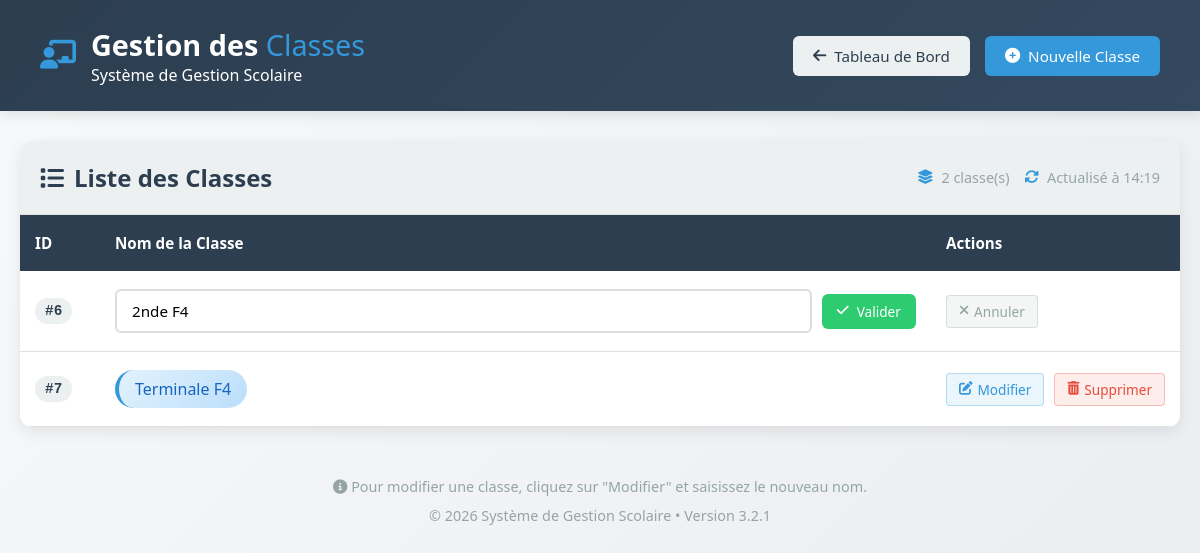
/Ecole/classes/liste.php?edit=6 (signed in), run on the app's committed database.
### tables this page shows
CREATE TABLE `classes` (
  `id` int(11) NOT NULL,
  `nom_classe` varchar(20) NOT NULL
);

### Ecole/classes/liste.php (the view, shortened to what this page needs)
<?php
require_once '../config/database.php';
$stmt = $pdo->query("SELECT * FROM classes ORDER BY id ASC");
$classes = $stmt->fetchAll();
?>
<!DOCTYPE html>
<html lang="fr">
<head>
    <link rel="stylesheet" href="https://cdnjs.cloudflare.com/ajax/libs/font-awesome/6.4.0/css/all.min.css">
</head>
<body>
    <header class="page-header">
        <div class="header-content">
            <div class="page-title">
                <i class="fas fa-chalkboard-teacher"></i>
                <div>
                    <h1>Gestion des <span>Classes</span></h1>
                    <p>Système de Gestion Scolaire</p>
                </div>
            </div>
            <div class="header-actions">
                <a href="../accueil.php" class="btn btn-secondary">
                    <i class="fas fa-arrow-left"></i> Tableau de Bord
                </a>
                <a href="ajouter.php" class="btn btn-primary">
                    <i class="fas fa-plus-circle"></i> Nouvelle Classe
                </a>
            </div>
        </div>
    </header>
    <div class="main-container">
        <div class="table-container">
            <div class="table-header">
                <h2><i class="fas fa-list"></i> Liste des Classes</h2>
                <div class="stats">
                    <div class="stat">
                        <i class="fas fa-layer-group"></i>
                        <span><?= count($classes) ?> classe(s)</span>
                    </div>
                    <div class="stat">
                        <i class="fas fa-sync-alt"></i>
                        <span>Actualisé à <?= date('H:i') ?></span>
                    </div>
                </div>
            </div>
            <?php if (empty($classes)): ?>
            <div class="empty-state">
                <i class="fas fa-chalkboard"></i>
                <h3>Aucune classe enregistrée</h3>
                <p>Commencez par ajouter votre première classe.</p>
                <a href="ajouter.php" class="btn btn-primary" style="margin-top: 15px;">
                    <i class="fas fa-plus-circle"></i> Ajouter une classe
                </a>
            </div>
            <?php else: ?>
            <table class="data-table">
                <thead>
                    <tr>
                        <th style="width: 80px;">ID</th>
                        <th>Nom de la Classe</th>
                        <th style="width: 200px;">Actions</th>
                    </tr>
                </thead>
                <tbody>
                    <?php foreach ($classes as $classe): ?>
                    <tr>
                        <td>
                            <span class="id-badge">#<?= $classe['id'] ?></span>
                        </td>
                        <td>
                            <?php if (isset($_GET['edit']) && $_GET['edit'] == $classe['id']): ?>
                            <form method="POST" action="" class="inline-form">
                                <input type="text" name="nom_classe"
                                    value="<?= htmlspecialchars($classe['nom_classe']) ?>" class="form-input"
                                    placeholder="Nom de la classe" required>
                                <button type="submit" name="update" class="btn btn-success btn-sm">
                                    <i class="fas fa-check"></i> Valider
                                </button>
                            </form>
                            <?php else: ?>
                            <span class="class-badge"><?= htmlspecialchars($classe['nom_classe']) ?></span>
                            <?php endif; ?>
                        </td>
                        <td>
                            <div class="actions">
                                <?php if (!isset($_GET['edit']) || $_GET['edit'] != $classe['id']): ?>
                                <a href="?edit=<?= $classe['id'] ?>" class="action-btn edit-btn">
                                    <i class="fas fa-edit"></i> Modifier
                                </a>
                                <a href="?delete=<?= $classe['id'] ?>" class="action-btn delete-btn"
                                    onclick="return confirm('Voulez-vous vraiment supprimer la classe \'<?= addslashes($classe['nom_classe']) ?>\' ?');">
                                    <i class="fas fa-trash-alt"></i> Supprimer
                                </a>
                                <?php else: ?>
                                <a href="liste.php" class="action-btn cancel-btn">
                                    <i class="fas fa-times"></i> Annuler
                                </a>
                                <?php endif; ?>
                            </div>
                        </td>
                    </tr>
                    <?php endforeach; ?>
                </tbody>
            </table>
            <?php endif; ?>
        </div>
        <div class="page-footer">
            <p><i class="fas fa-info-circle"></i> Pour modifier une classe, cliquez sur "Modifier" et saisissez le
                nouveau nom.</p>
            <p style="margin-top: 10px;">© <?= date('Y') ?> Système de Gestion Scolaire • Version 3.2.1</p>
        </div>
    </div>
</body>
</html>

### Ecole/classes/liste.php (style rules this page uses)
* { margin: 0; padding: 0; box-sizing: border-box; font-family: 'Segoe UI', Tahoma, Geneva, Verdana, sans-serif; }
:root { --primary: #2c3e50; --secondary: #3498db; --accent: #9b59b6; --success: #2ecc71; --warning: #f39c12; --danger: #e74c3c; --light: #ecf0f1; --dark: #2c3e50; --gray: #95a5a6; --light-gray: #f8f9fa; --shadow: 0 5px 15px rgba(0, 0, 0, 0.08); --border: 1px solid #e0e0e0; }
body { background: linear-gradient(135deg, #f8f9fa 0%, #e9ecef 100%); min-height: 100vh; color: #333; }
.page-header { background: linear-gradient(135deg, var(--primary) 0%, #34495e 100%); color: white; padding: 25px 40px; box-shadow: 0 4px 12px rgba(0, 0, 0, 0.1); }
.header-content { display: flex; justify-content: space-between; align-items: center; }
.page-title { display: flex; align-items: center; gap: 15px; }
.page-title i { color: var(--secondary); font-size: 1.8rem; }
.page-title h1 { font-size: 1.8rem; }
.page-title span { color: var(--secondary); font-weight: 300; }
.header-actions { display: flex; gap: 15px; }
.btn { padding: 10px 20px; border-radius: 6px; text-decoration: none; font-weight: 500; display: inline-flex; align-items: center; gap: 8px; transition: all 0.3s; border: none; cursor: pointer; font-size: 0.95rem; }
.btn-primary { background: var(--secondary); color: white; }
.btn-secondary { background: var(--light); color: var(--dark); }
.btn-success { background: var(--success); color: white; }
.main-container { max-width: 1200px; margin: 30px auto; padding: 0 20px; }
.table-container { background: white; border-radius: 12px; overflow: hidden; box-shadow: var(--shadow); margin-bottom: 30px; }
.table-header { background: var(--light); padding: 20px; display: flex; justify-content: space-between; align-items: center; border-bottom: var(--border); }
.table-header h2 { color: var(--primary); display: flex; align-items: center; gap: 10px; }
.stats { display: flex; gap: 15px; }
.stat { display: flex; align-items: center; gap: 8px; color: var(--gray); font-size: 0.9rem; }
.stat i { color: var(--secondary); }
.data-table { width: 100%; border-collapse: collapse; }
.data-table thead { background: var(--primary); color: white; }
.data-table th { padding: 18px 15px; text-align: left; font-weight: 600; font-size: 0.95rem; }
.data-table tbody tr { border-bottom: var(--border); transition: background 0.3s; }
.data-table td { padding: 18px 15px; color: #555; }
.inline-form { display: flex; gap: 10px; align-items: center; }
.form-input { padding: 10px 15px; border: 2px solid #ddd; border-radius: 6px; font-size: 0.95rem; transition: border 0.3s; flex: 1; }
.btn-sm { padding: 8px 15px; font-size: 0.85rem; }
.actions { display: flex; gap: 10px; }
.action-btn { padding: 6px 12px; border-radius: 4px; text-decoration: none; font-size: 0.85rem; display: inline-flex; align-items: center; gap: 5px; transition: all 0.3s; }
.edit-btn { background: rgba(52, 152, 219, 0.1); color: var(--secondary); border: 1px solid rgba(52, 152, 219, 0.3); }
.delete-btn { background: rgba(231, 76, 60, 0.1); color: var(--danger); border: 1px solid rgba(231, 76, 60, 0.3); }
.cancel-btn { background: rgba(149, 165, 166, 0.1); color: var(--gray); border: 1px solid rgba(149, 165, 166, 0.3); }
.id-badge { display: inline-block; background: var(--light); color: var(--primary); padding: 5px 10px; border-radius: 20px; font-family: monospace; font-weight: 600; font-size: 0.9rem; }
.class-badge { display: inline-block; background: linear-gradient(135deg, #e3f2fd, #bbdefb); color: #1565c0; padding: 8px 16px; border-radius: 20px; font-weight: 500; border-left: 4px solid var(--secondary); }
.page-footer { text-align: center; padding: 20px; color: var(--gray); font-size: 0.9rem; }

### data on the page
classes: id "6", nom_classe "2nde F4", shows "Annuler"
classes: id "7", nom_classe "Terminale F4"

### other printed values
count($classes) "2"
